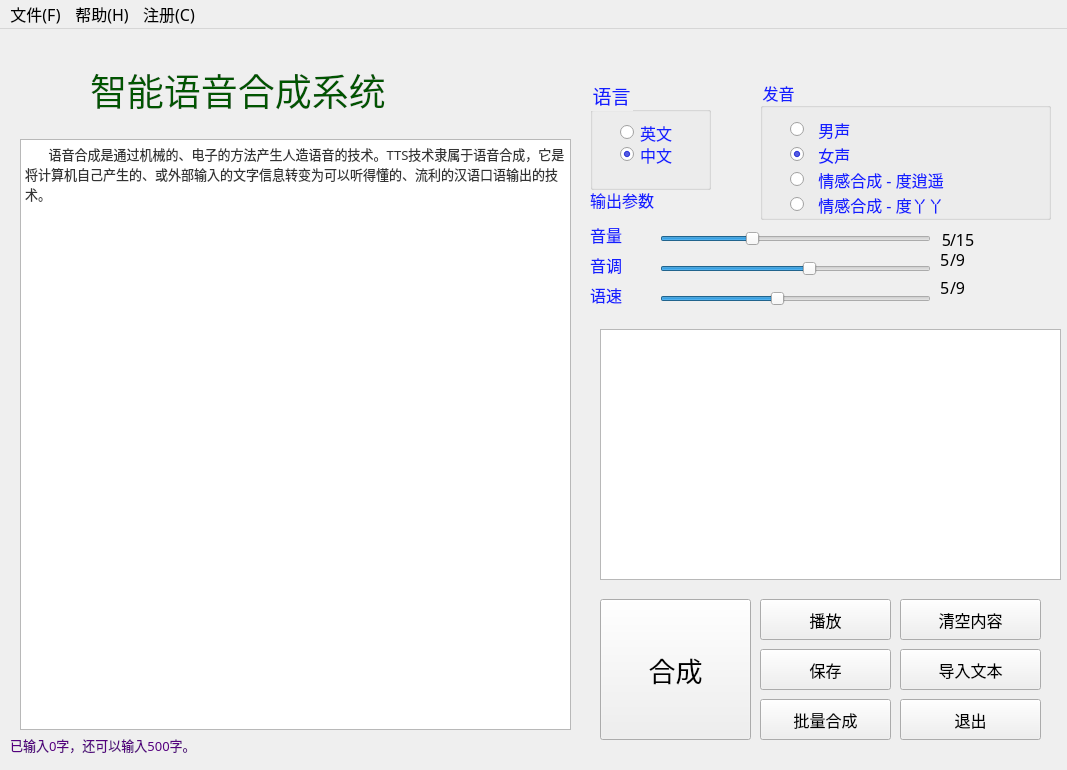
<?xml version="1.0" encoding="UTF-8"?>
<ui version="4.0">
 <class>MainWindow</class>
 <widget class="QMainWindow" name="MainWindow">
  <property name="geometry">
   <rect>
    <x>0</x>
    <y>0</y>
    <width>1067</width>
    <height>770</height>
   </rect>
  </property>
  <property name="font">
   <font>
    <family>微软雅黑</family>
    <pointsize>12</pointsize>
   </font>
  </property>
  <property name="windowTitle">
   <string>MainWindow</string>
  </property>
  <property name="autoFillBackground">
   <bool>false</bool>
  </property>
  <widget class="QWidget" name="centralwidget">
   <widget class="QLabel" name="label">
    <property name="geometry">
     <rect>
      <x>90</x>
      <y>40</y>
      <width>381</width>
      <height>41</height>
     </rect>
    </property>
    <property name="font">
     <font>
      <family>微软简隶书</family>
      <pointsize>28</pointsize>
     </font>
    </property>
    <property name="styleSheet">
     <string notr="true">color: rgb(0, 85, 0);</string>
    </property>
    <property name="text">
     <string>智能语音合成系统</string>
    </property>
   </widget>
   <widget class="QLabel" name="label_2">
    <property name="geometry">
     <rect>
      <x>590</x>
      <y>190</y>
      <width>61</width>
      <height>31</height>
     </rect>
    </property>
    <property name="font">
     <font>
      <family>微软简行楷</family>
      <pointsize>12</pointsize>
     </font>
    </property>
    <property name="styleSheet">
     <string notr="true">color: rgb(19, 30, 255);</string>
    </property>
    <property name="text">
     <string>音量</string>
    </property>
   </widget>
   <widget class="QLabel" name="label_3">
    <property name="geometry">
     <rect>
      <x>590</x>
      <y>220</y>
      <width>61</width>
      <height>31</height>
     </rect>
    </property>
    <property name="font">
     <font>
      <family>微软简行楷</family>
      <pointsize>12</pointsize>
     </font>
    </property>
    <property name="styleSheet">
     <string notr="true">color: rgb(19, 30, 255);</string>
    </property>
    <property name="text">
     <string>音调</string>
    </property>
   </widget>
   <widget class="QLabel" name="label_tishi">
    <property name="geometry">
     <rect>
      <x>10</x>
      <y>700</y>
      <width>281</width>
      <height>31</height>
     </rect>
    </property>
    <property name="font">
     <font>
      <pointsize>10</pointsize>
     </font>
    </property>
    <property name="styleSheet">
     <string notr="true">color: rgb(85, 0, 127);</string>
    </property>
    <property name="text">
     <string>已输入0字，还可以输入500字。</string>
    </property>
   </widget>
   <widget class="QPushButton" name="pushButton_conn">
    <property name="geometry">
     <rect>
      <x>600</x>
      <y>570</y>
      <width>151</width>
      <height>141</height>
     </rect>
    </property>
    <property name="font">
     <font>
      <family>楷体</family>
      <pointsize>20</pointsize>
     </font>
    </property>
    <property name="styleSheet">
     <string notr="true"/>
    </property>
    <property name="text">
     <string>合成</string>
    </property>
   </widget>
   <widget class="QPushButton" name="pushButton_save">
    <property name="geometry">
     <rect>
      <x>760</x>
      <y>620</y>
      <width>131</width>
      <height>41</height>
     </rect>
    </property>
    <property name="font">
     <font>
      <family>楷体</family>
      <pointsize>12</pointsize>
     </font>
    </property>
    <property name="text">
     <string>保存</string>
    </property>
   </widget>
   <widget class="QLabel" name="label_5">
    <property name="geometry">
     <rect>
      <x>590</x>
      <y>250</y>
      <width>61</width>
      <height>31</height>
     </rect>
    </property>
    <property name="font">
     <font>
      <family>微软简行楷</family>
      <pointsize>12</pointsize>
     </font>
    </property>
    <property name="styleSheet">
     <string notr="true">color: rgb(19, 30, 255);</string>
    </property>
    <property name="text">
     <string>语速</string>
    </property>
   </widget>
   <widget class="QPushButton" name="pushButton_clear">
    <property name="geometry">
     <rect>
      <x>900</x>
      <y>570</y>
      <width>141</width>
      <height>41</height>
     </rect>
    </property>
    <property name="font">
     <font>
      <family>楷体</family>
      <pointsize>12</pointsize>
     </font>
    </property>
    <property name="text">
     <string>清空内容</string>
    </property>
   </widget>
   <widget class="QPushButton" name="pushButton_import">
    <property name="geometry">
     <rect>
      <x>900</x>
      <y>620</y>
      <width>141</width>
      <height>41</height>
     </rect>
    </property>
    <property name="font">
     <font>
      <family>楷体</family>
      <pointsize>12</pointsize>
     </font>
    </property>
    <property name="text">
     <string>导入文本</string>
    </property>
   </widget>
   <widget class="QGroupBox" name="groupBox">
    <property name="geometry">
     <rect>
      <x>760</x>
      <y>50</y>
      <width>291</width>
      <height>141</height>
     </rect>
    </property>
    <property name="font">
     <font>
      <family>微软简行楷</family>
      <pointsize>12</pointsize>
     </font>
    </property>
    <property name="styleSheet">
     <string notr="true">color: rgb(19, 30, 255);</string>
    </property>
    <property name="title">
     <string>发音</string>
    </property>
    <widget class="QRadioButton" name="radioButton_yaya">
     <property name="geometry">
      <rect>
       <x>30</x>
       <y>110</y>
       <width>261</width>
       <height>31</height>
      </rect>
     </property>
     <property name="font">
      <font>
       <family>微软简行楷</family>
       <pointsize>12</pointsize>
      </font>
     </property>
     <property name="text">
      <string>  情感合成 - 度丫丫</string>
     </property>
    </widget>
    <widget class="QRadioButton" name="radioButton_man">
     <property name="geometry">
      <rect>
       <x>30</x>
       <y>30</y>
       <width>115</width>
       <height>41</height>
      </rect>
     </property>
     <property name="font">
      <font>
       <family>微软简行楷</family>
       <pointsize>12</pointsize>
      </font>
     </property>
     <property name="text">
      <string>  男声</string>
     </property>
     <property name="checked">
      <bool>false</bool>
     </property>
    </widget>
    <widget class="QRadioButton" name="radioButton_xiaoyou">
     <property name="geometry">
      <rect>
       <x>30</x>
       <y>80</y>
       <width>281</width>
       <height>41</height>
      </rect>
     </property>
     <property name="font">
      <font>
       <family>微软简行楷</family>
       <pointsize>12</pointsize>
      </font>
     </property>
     <property name="text">
      <string>  情感合成 - 度逍遥</string>
     </property>
    </widget>
    <widget class="QRadioButton" name="radioButton_woman">
     <property name="geometry">
      <rect>
       <x>30</x>
       <y>60</y>
       <width>115</width>
       <height>31</height>
      </rect>
     </property>
     <property name="font">
      <font>
       <family>微软简行楷</family>
       <pointsize>12</pointsize>
      </font>
     </property>
     <property name="text">
      <string>  女声</string>
     </property>
     <property name="checked">
      <bool>true</bool>
     </property>
    </widget>
   </widget>
   <widget class="QGroupBox" name="groupBox_2">
    <property name="geometry">
     <rect>
      <x>590</x>
      <y>50</y>
      <width>121</width>
      <height>111</height>
     </rect>
    </property>
    <property name="font">
     <font>
      <family>微软简行楷</family>
      <pointsize>14</pointsize>
     </font>
    </property>
    <property name="autoFillBackground">
     <bool>false</bool>
    </property>
    <property name="styleSheet">
     <string notr="true">color: rgb(35, 186, 255);
color: rgb(19, 30, 255);</string>
    </property>
    <property name="title">
     <string>语言</string>
    </property>
    <property name="checkable">
     <bool>false</bool>
    </property>
    <widget class="QRadioButton" name="radioButton_en">
     <property name="geometry">
      <rect>
       <x>30</x>
       <y>38</y>
       <width>115</width>
       <height>31</height>
      </rect>
     </property>
     <property name="font">
      <font>
       <family>微软简行楷</family>
       <pointsize>12</pointsize>
      </font>
     </property>
     <property name="text">
      <string>英文</string>
     </property>
    </widget>
    <widget class="QRadioButton" name="radioButton_ch">
     <property name="geometry">
      <rect>
       <x>30</x>
       <y>60</y>
       <width>115</width>
       <height>31</height>
      </rect>
     </property>
     <property name="font">
      <font>
       <family>微软简行楷</family>
       <pointsize>12</pointsize>
      </font>
     </property>
     <property name="text">
      <string>中文</string>
     </property>
     <property name="checked">
      <bool>true</bool>
     </property>
    </widget>
   </widget>
   <widget class="QLabel" name="label_4">
    <property name="geometry">
     <rect>
      <x>590</x>
      <y>150</y>
      <width>171</width>
      <height>41</height>
     </rect>
    </property>
    <property name="font">
     <font>
      <family>微软简行楷</family>
      <pointsize>12</pointsize>
     </font>
    </property>
    <property name="styleSheet">
     <string notr="true">color: rgb(19, 30, 255);</string>
    </property>
    <property name="text">
     <string>输出参数</string>
    </property>
   </widget>
   <widget class="QLabel" name="label_6">
    <property name="geometry">
     <rect>
      <x>940</x>
      <y>220</y>
      <width>31</width>
      <height>20</height>
     </rect>
    </property>
    <property name="font">
     <font>
      <family>微软简隶书</family>
      <pointsize>12</pointsize>
     </font>
    </property>
    <property name="text">
     <string>5</string>
    </property>
   </widget>
   <widget class="QLabel" name="label_7">
    <property name="geometry">
     <rect>
      <x>940</x>
      <y>250</y>
      <width>31</width>
      <height>16</height>
     </rect>
    </property>
    <property name="font">
     <font>
      <family>微软简行楷</family>
      <pointsize>12</pointsize>
     </font>
    </property>
    <property name="text">
     <string>5</string>
    </property>
   </widget>
   <widget class="QLabel" name="label_8">
    <property name="geometry">
     <rect>
      <x>920</x>
      <y>200</y>
      <width>31</width>
      <height>20</height>
     </rect>
    </property>
    <property name="font">
     <font>
      <family>微软简行楷</family>
      <pointsize>12</pointsize>
     </font>
    </property>
    <property name="text">
     <string>5</string>
    </property>
    <property name="alignment">
     <set>Qt::AlignRight|Qt::AlignTrailing|Qt::AlignVCenter</set>
    </property>
   </widget>
   <widget class="QSlider" name="horizontalSlider_pit">
    <property name="geometry">
     <rect>
      <x>660</x>
      <y>230</y>
      <width>271</width>
      <height>19</height>
     </rect>
    </property>
    <property name="maximum">
     <number>9</number>
    </property>
    <property name="pageStep">
     <number>1</number>
    </property>
    <property name="value">
     <number>5</number>
    </property>
    <property name="orientation">
     <enum>Qt::Horizontal</enum>
    </property>
   </widget>
   <widget class="QSlider" name="horizontalSlider_spd">
    <property name="geometry">
     <rect>
      <x>660</x>
      <y>260</y>
      <width>271</width>
      <height>19</height>
     </rect>
    </property>
    <property name="minimum">
     <number>2</number>
    </property>
    <property name="maximum">
     <number>9</number>
    </property>
    <property name="pageStep">
     <number>1</number>
    </property>
    <property name="value">
     <number>5</number>
    </property>
    <property name="orientation">
     <enum>Qt::Horizontal</enum>
    </property>
   </widget>
   <widget class="QSlider" name="horizontalSlider_vol">
    <property name="geometry">
     <rect>
      <x>660</x>
      <y>200</y>
      <width>271</width>
      <height>19</height>
     </rect>
    </property>
    <property name="maximum">
     <number>15</number>
    </property>
    <property name="pageStep">
     <number>1</number>
    </property>
    <property name="value">
     <number>5</number>
    </property>
    <property name="orientation">
     <enum>Qt::Horizontal</enum>
    </property>
   </widget>
   <widget class="QLabel" name="label_9">
    <property name="geometry">
     <rect>
      <x>950</x>
      <y>250</y>
      <width>31</width>
      <height>16</height>
     </rect>
    </property>
    <property name="font">
     <font>
      <family>微软简行楷</family>
      <pointsize>12</pointsize>
     </font>
    </property>
    <property name="text">
     <string>/9</string>
    </property>
   </widget>
   <widget class="QLabel" name="label_10">
    <property name="geometry">
     <rect>
      <x>950</x>
      <y>200</y>
      <width>31</width>
      <height>20</height>
     </rect>
    </property>
    <property name="font">
     <font>
      <family>微软简行楷</family>
      <pointsize>12</pointsize>
     </font>
    </property>
    <property name="text">
     <string>/15</string>
    </property>
   </widget>
   <widget class="QLabel" name="label_11">
    <property name="geometry">
     <rect>
      <x>950</x>
      <y>220</y>
      <width>31</width>
      <height>20</height>
     </rect>
    </property>
    <property name="font">
     <font>
      <family>微软简隶书</family>
      <pointsize>12</pointsize>
     </font>
    </property>
    <property name="text">
     <string>/9</string>
    </property>
   </widget>
   <widget class="QTextEdit" name="textEdit_input">
    <property name="geometry">
     <rect>
      <x>20</x>
      <y>110</y>
      <width>551</width>
      <height>591</height>
     </rect>
    </property>
    <property name="font">
     <font>
      <family>微软雅黑</family>
      <pointsize>10</pointsize>
     </font>
    </property>
    <property name="html">
     <string>&lt;!DOCTYPE HTML PUBLIC &quot;-//W3C//DTD HTML 4.0//EN&quot; &quot;http://www.w3.org/TR/REC-html40/strict.dtd&quot;&gt;
&lt;html&gt;&lt;head&gt;&lt;meta name=&quot;qrichtext&quot; content=&quot;1&quot; /&gt;&lt;style type=&quot;text/css&quot;&gt;
p, li { white-space: pre-wrap; }
&lt;/style&gt;&lt;/head&gt;&lt;body style=&quot; font-family:'微软雅黑'; font-size:10pt; font-weight:400; font-style:normal;&quot;&gt;
&lt;p style=&quot; margin-top:0px; margin-bottom:0px; margin-left:0px; margin-right:0px; -qt-block-indent:0; text-indent:0px;&quot;&gt;&lt;span style=&quot; color:#333333; background-color:#ffffff;&quot;&gt;       语音合成是通过机械的、电子的方法产生人造语音的技术。TTS技术隶属于语音合成，它是将计算机自己产生的、或外部输入的文字信息转变为可以听得懂的、流利的汉语口语输出的技术。&lt;/span&gt;&lt;/p&gt;
&lt;p style=&quot;-qt-paragraph-type:empty; margin-top:0px; margin-bottom:0px; margin-left:0px; margin-right:0px; -qt-block-indent:0; text-indent:0px; font-family:'arial'; font-size:9pt; color:#333333;&quot;&gt;&lt;br /&gt;&lt;/p&gt;&lt;/body&gt;&lt;/html&gt;</string>
    </property>
    <property name="overwriteMode">
     <bool>false</bool>
    </property>
   </widget>
   <widget class="QTextEdit" name="textEdit_output">
    <property name="geometry">
     <rect>
      <x>600</x>
      <y>300</y>
      <width>461</width>
      <height>251</height>
     </rect>
    </property>
    <property name="font">
     <font>
      <family>微软雅黑</family>
      <pointsize>12</pointsize>
     </font>
    </property>
    <property name="cursor" stdset="0">
     <cursorShape>ArrowCursor</cursorShape>
    </property>
    <property name="styleSheet">
     <string notr="true">color: rgb(85, 0, 0);</string>
    </property>
    <property name="readOnly">
     <bool>true</bool>
    </property>
    <property name="overwriteMode">
     <bool>false</bool>
    </property>
   </widget>
   <widget class="QPushButton" name="pushButton_quit">
    <property name="geometry">
     <rect>
      <x>900</x>
      <y>670</y>
      <width>141</width>
      <height>41</height>
     </rect>
    </property>
    <property name="font">
     <font>
      <family>楷体</family>
      <pointsize>12</pointsize>
     </font>
    </property>
    <property name="text">
     <string>退出</string>
    </property>
   </widget>
   <widget class="QPushButton" name="pushButton_connmany">
    <property name="geometry">
     <rect>
      <x>760</x>
      <y>670</y>
      <width>131</width>
      <height>41</height>
     </rect>
    </property>
    <property name="font">
     <font>
      <family>楷体</family>
      <pointsize>12</pointsize>
     </font>
    </property>
    <property name="text">
     <string>批量合成</string>
    </property>
   </widget>
   <widget class="QPushButton" name="pushButton_play">
    <property name="geometry">
     <rect>
      <x>760</x>
      <y>570</y>
      <width>131</width>
      <height>41</height>
     </rect>
    </property>
    <property name="font">
     <font>
      <family>楷体</family>
      <pointsize>12</pointsize>
     </font>
    </property>
    <property name="text">
     <string>播放</string>
    </property>
   </widget>
  </widget>
  <widget class="QMenuBar" name="menubar">
   <property name="geometry">
    <rect>
     <x>0</x>
     <y>0</y>
     <width>1067</width>
     <height>26</height>
    </rect>
   </property>
   <widget class="QMenu" name="menu">
    <property name="title">
     <string>帮助(H)</string>
    </property>
    <addaction name="action_help"/>
    <addaction name="separator"/>
    <addaction name="action_about"/>
   </widget>
   <widget class="QMenu" name="menu_2">
    <property name="title">
     <string>文件(F)</string>
    </property>
    <addaction name="action_conn"/>
    <addaction name="action_play"/>
    <addaction name="action_save"/>
    <addaction name="action_connmany"/>
    <addaction name="action_import"/>
    <addaction name="action_clear"/>
    <addaction name="separator"/>
    <addaction name="action_quit"/>
   </widget>
   <widget class="QMenu" name="menu_C">
    <property name="title">
     <string>注册(C)</string>
    </property>
    <addaction name="action_register"/>
    <addaction name="action_activate"/>
   </widget>
   <addaction name="menu_2"/>
   <addaction name="menu"/>
   <addaction name="menu_C"/>
  </widget>
  <action name="action_about">
   <property name="text">
    <string>关于...                    </string>
   </property>
  </action>
  <action name="action_import">
   <property name="text">
    <string>导入文本                    </string>
   </property>
   <property name="shortcut">
    <string>Ctrl+I</string>
   </property>
  </action>
  <action name="action_save">
   <property name="text">
    <string>保存</string>
   </property>
   <property name="shortcut">
    <string>Ctrl+S</string>
   </property>
  </action>
  <action name="action_conn">
   <property name="text">
    <string>合成</string>
   </property>
   <property name="shortcut">
    <string>Ctrl+B</string>
   </property>
  </action>
  <action name="action_clear">
   <property name="text">
    <string>清空内容</string>
   </property>
   <property name="shortcut">
    <string>Ctrl+Y</string>
   </property>
  </action>
  <action name="action_quit">
   <property name="text">
    <string>退出</string>
   </property>
   <property name="shortcut">
    <string>Ctrl+Q</string>
   </property>
  </action>
  <action name="action_help">
   <property name="text">
    <string>使用说明</string>
   </property>
  </action>
  <action name="action_play">
   <property name="text">
    <string>播放</string>
   </property>
   <property name="shortcut">
    <string>Ctrl+P</string>
   </property>
  </action>
  <action name="action_connmany">
   <property name="text">
    <string>批量合成</string>
   </property>
  </action>
  <action name="action_register">
   <property name="text">
    <string>注册...            </string>
   </property>
  </action>
  <action name="action_activate">
   <property name="text">
    <string>激活...         </string>
   </property>
  </action>
 </widget>
 <resources/>
 <connections>
  <connection>
   <sender>horizontalSlider_pit</sender>
   <signal>valueChanged(int)</signal>
   <receiver>label_6</receiver>
   <slot>setNum(int)</slot>
   <hints>
    <hint type="sourcelabel">
     <x>821</x>
     <y>366</y>
    </hint>
    <hint type="destinationlabel">
     <x>1005</x>
     <y>356</y>
    </hint>
   </hints>
  </connection>
  <connection>
   <sender>horizontalSlider_spd</sender>
   <signal>valueChanged(int)</signal>
   <receiver>label_7</receiver>
   <slot>setNum(int)</slot>
   <hints>
    <hint type="sourcelabel">
     <x>810</x>
     <y>416</y>
    </hint>
    <hint type="destinationlabel">
     <x>1001</x>
     <y>406</y>
    </hint>
   </hints>
  </connection>
  <connection>
   <sender>horizontalSlider_vol</sender>
   <signal>valueChanged(int)</signal>
   <receiver>label_8</receiver>
   <slot>setNum(int)</slot>
   <hints>
    <hint type="sourcelabel">
     <x>795</x>
     <y>334</y>
    </hint>
    <hint type="destinationlabel">
     <x>1000</x>
     <y>335</y>
    </hint>
   </hints>
  </connection>
  <connection>
   <sender>pushButton_quit</sender>
   <signal>clicked()</signal>
   <receiver>MainWindow</receiver>
   <slot>close()</slot>
   <hints>
    <hint type="sourcelabel">
     <x>970</x>
     <y>721</y>
    </hint>
    <hint type="destinationlabel">
     <x>965</x>
     <y>743</y>
    </hint>
   </hints>
  </connection>
 </connections>
</ui>
